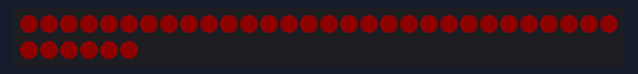
A program run on a simulated Raspberry Pi Pico running MicroPython. Parts: 36 RGB LEDs in strip order, left to right, continuing on the next row. Dim RGB values are drawn brighter than linear. At 4.8 s the program stops and its outputs stay as they are.

Above: at 0.15 s.
At 1.05 s:
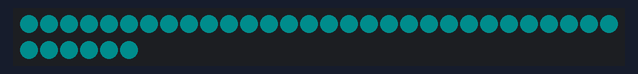
At 1.66 s:
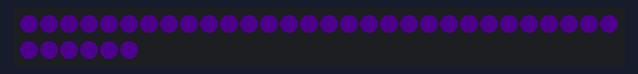
At 3.16 s:
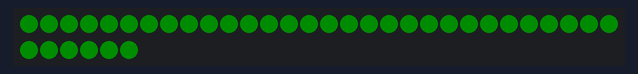
At 4.37 s:
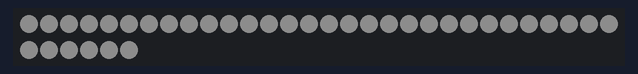

The program:

10_neopixel_03.py
```python
from machine import Pin
from neopixel import NeoPixel
import time

# 5% 밝기로 설정
BLACK = (0, 0, 0)
RED = (13, 0, 0)
YELLOW = (13, 7, 0)
GREEN = (0, 13, 0)
CYAN = (0, 13, 13)
BLUE = (0, 0, 76) # 30%
PURPLE = (7, 0, 13)
WHITE = (13, 13, 13)

COLORS = (RED, YELLOW, GREEN, CYAN, BLUE, PURPLE, WHITE, BLACK)

PIXEL_PIN = 3
PIXEL_COUNT = 36

pin = Pin(PIXEL_PIN, Pin.OUT)
np = NeoPixel(pin, PIXEL_COUNT)

for cnt in range(2):
    for color in COLORS:
        np.fill(color)
        np.write()
        time.sleep(0.3)
```
